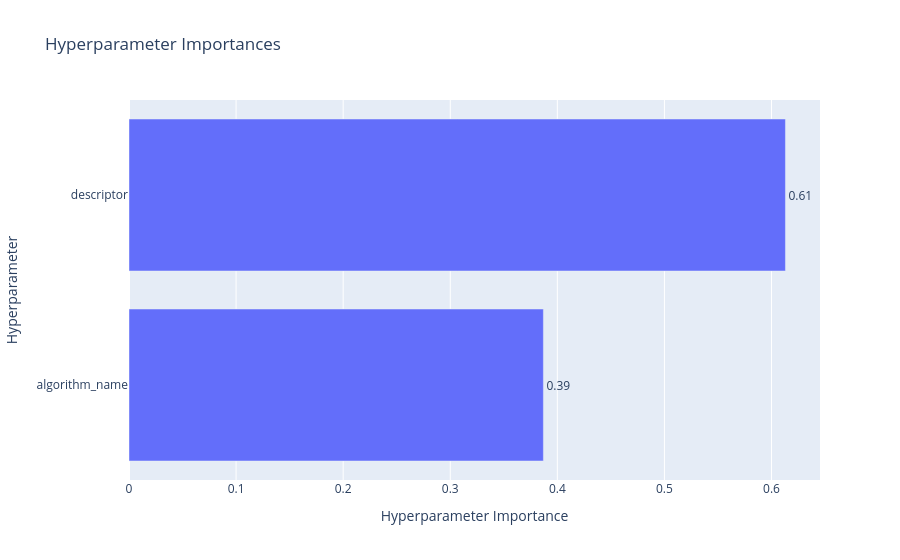

Notebook code cell kept with this figure:
### Markdown cell above
Parameter importances are represented by non-negative floating point numbers, where higher values mean that the parameters are more important. The returned dictionary is of type collections.OrderedDict and is ordered by its values in a descending order (the sum of the importance values are normalized to 1.0). Hence we can conclude that choice of algortihm is more important than choice of descriptor for our current study.

It is also possible to analyse the importance of these hyperparameter choices on the impact on trial duration:

### Code cell
plot_param_importances(
    study, target=lambda t: t.duration.total_seconds(), target_name="duration"
)

### Figure 1 — Plotly figure (JSON) as saved in the notebook; plotly's stock layout.template omitted (floating-point values rounded to 4 significant figures)
{"data": [{"cliponaxis": false, "hovertemplate": ["algorithm_name (CategoricalDistribution): 0.3869753171903942<extra></extra>", "descriptor (CategoricalDistribution): 0.6130246828096059<extra></extra>"], "name": "duration", "orientation": "h", "text": ["0.39", "0.61"], "textposition": "outside", "type": "bar", "x": [0.387, 0.613], "y": ["algorithm_name", "descriptor"]}], "layout": {"title": {"text": "Hyperparameter Importances"}, "xaxis": {"title": {"text": "Hyperparameter Importance"}}, "yaxis": {"title": {"text": "Hyperparameter"}}}}
